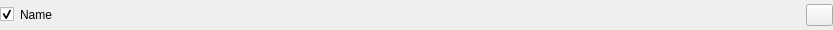
<?xml version="1.0" encoding="UTF-8"?>
<ui version="4.0">
 <class>Form</class>
 <widget class="QWidget" name="Form">
  <property name="geometry">
   <rect>
    <x>0</x>
    <y>0</y>
    <width>833</width>
    <height>30</height>
   </rect>
  </property>
  <property name="windowTitle">
   <string>Form</string>
  </property>
  <layout class="QVBoxLayout" name="verticalLayout">
   <property name="margin">
    <number>0</number>
   </property>
   <item>
    <layout class="QHBoxLayout" name="layout_frame" stretch="0,0,1,0">
     <item>
      <widget class="QCheckBox" name="enabled_checkbox">
       <property name="toolTip">
        <string>Toggle Filter Enabled</string>
       </property>
       <property name="checked">
        <bool>true</bool>
       </property>
      </widget>
     </item>
     <item>
      <widget class="QLabel" name="filter_name_label">
       <property name="text">
        <string>Name</string>
       </property>
      </widget>
     </item>
     <item>
      <widget class="QWidget" name="widget" native="true"/>
     </item>
     <item>
      <widget class="QPushButton" name="delete_button">
       <property name="maximumSize">
        <size>
         <width>27</width>
         <height>16777215</height>
        </size>
       </property>
       <property name="toolTip">
        <string>Delete Filter</string>
       </property>
       <property name="text">
        <string/>
       </property>
       <property name="iconSize">
        <size>
         <width>16</width>
         <height>16</height>
        </size>
       </property>
       <property name="checkable">
        <bool>true</bool>
       </property>
      </widget>
     </item>
    </layout>
   </item>
  </layout>
 </widget>
 <resources/>
 <connections/>
</ui>
